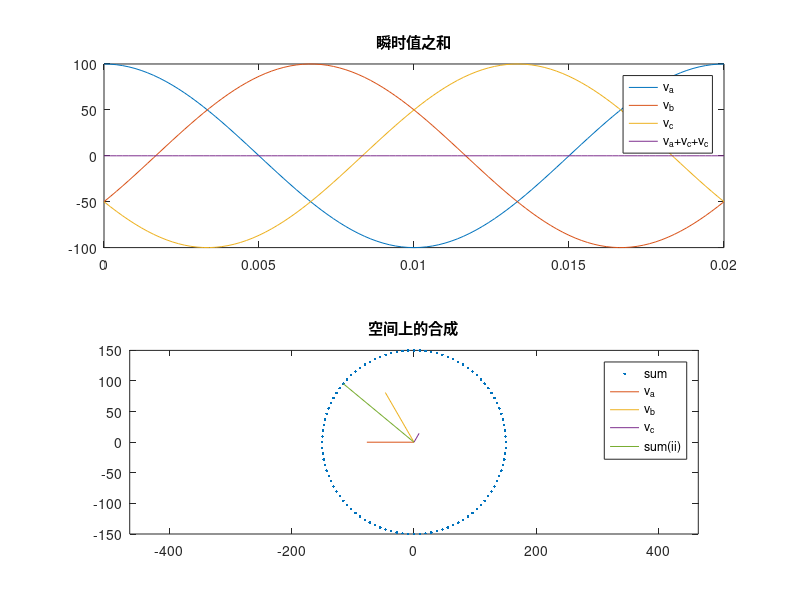

This figure's MATLAB source:
close
t = 0:0.2*1e-3:0.02;
f = 50;

% 三相电压，正序
va = 100*cos(2*pi*f*t);
vb = 100*cos(2*pi*f*t - 2*pi/3);
vc = 100*cos(2*pi*f*t + 2*pi/3);

% 三相电压被放置在空间上的不同位置
% 空间上的位置，令a相为0°
% b相超前a相120°，即位于2*pi/3
% c相滞后a相120°，即位于-2*pi/3
% 也就是说这三个矢量的方向不变，幅值随时间变化（幅值可以为负值）
% 后缀_c表示是矢量，实部为在α轴上的投影，虚部为β轴上的投影
va_c = va;
vb_c = vb*cos(2*pi/3) + 1i*vb*sin(2*pi/3);
vc_c = vc*cos(-2*pi/3) + 1i*vc*sin(-2*pi/3);

v_sum = va_c + vb_c + vc_c; % 三个矢量的合成结果

subplot(2,1,1)
plot(t,va,t,vb,t,vc,t,va+vb+vc);
legend('v_a','v_b','v_c','v_a+v_c+v_c'); 
title('瞬时值之和')
%可以看到在时间上，三相电压之和是0

subplot(2,1,2)
plot(real(v_sum),imag(v_sum),'.');
axis equal
hold on
% 三相电压在空间上错开120°，合成结果落在一个圆上，且半径为1.5倍的相电压幅值
% 这里画了某个时刻的三个矢量的合成结果
ii = 40;
plot([0,real(va_c(ii))],[0,imag(va_c(ii))]);
plot([0,real(vb_c(ii))],[0,imag(vb_c(ii))]);
plot([0,real(vc_c(ii))],[0,imag(vc_c(ii))]);
plot([0,real(v_sum(ii))],[0,imag(v_sum(ii))]);
legend('sum','v_a','v_b','v_c','sum(ii)');
title('空间上的合成')